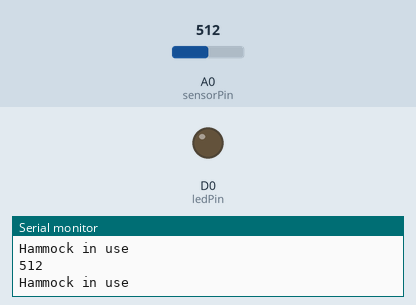
Recording of a sketch running on a simulated ESP8266 (NodeMCU). Shown: output pins drawn as LEDs (lit = HIGH), the last lines printed to the serial monitor. The test bench sets the inputs (shaded band); at power-on: A0 (sensorPin) = 512. WiFi joins after 1.5 s; servers stay silent unless stated; no MQTT or app messages arrive unless stated.

Above: at 3.2 s.
3.3 s: A0 (sensorPin) set to 306
At 4.6 s:
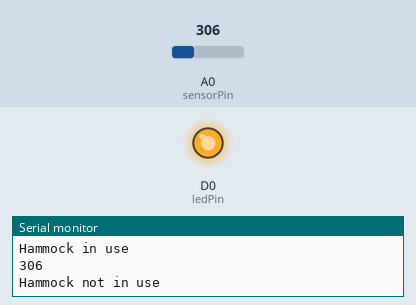
6.5 s: A0 (sensorPin) set to 62
At 9.3 s:
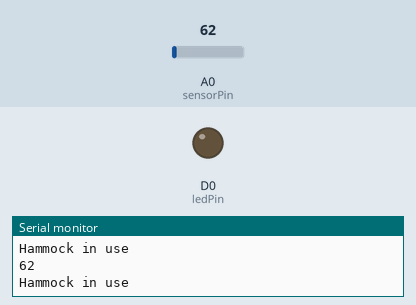
9.6 s: A0 (sensorPin) set to 52
At 10.4 s:
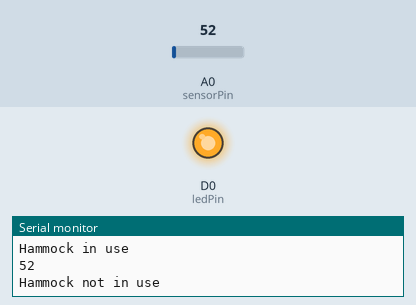
11.6 s: A0 (sensorPin) set to 122
At 12.7 s:
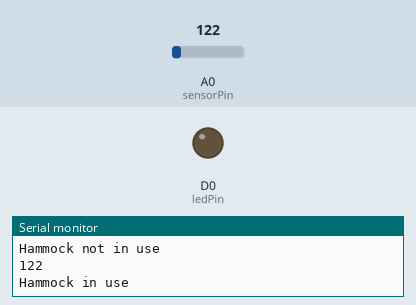
Timing chart, 0 to 14.6 s (numbered marks = the images above; inputs shaded):
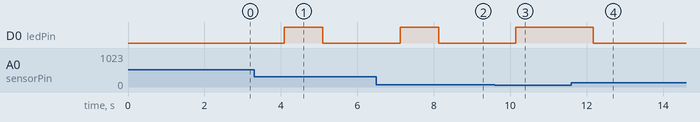

The sketch:

hammock_1.ino
```cpp
#include <ESP8266WiFi.h>
#include <MQTTClient.h>

int sensorPin = A0;    // Sensor connected to analog pin A0
int ledPin =  D0;
int before = 0;
int sensor = 0;

const char *ssid = "T-Mobile Broadband08";
const char *pass = "21485008";

WiFiClient net;
MQTTClient client;

void connect(); // <- predefine connect() for setup()

void setup(){

  Serial.begin(9600);

  // initialize the LED pin as an output:
  pinMode(ledPin, OUTPUT);
  // initialize the pushbutton pin as an input:
  pinMode(sensorPin, INPUT);

  WiFi.begin(ssid, pass);
  client.begin("192.168.0.142", net); // IP address of my laptop, may change everytime. Or better, the mqtt server can go here.

  connect();

  sensor = analogRead(sensorPin);
  before = sensor;
}

void connect() {
  Serial.print("checking wifi...");
  while (WiFi.status() != WL_CONNECTED) {
    Serial.print(".");
    delay(1000);
  }

  Serial.print("\nconnecting...");
  while (!client.connect("arduino", "try", "try")) {
    Serial.print(".");
    delay(1000);
  }

  Serial.println("\nconnected!");

  client.subscribe("hammock");
  // client.unsubscribe("/example");
}

void loop()
{
  client.loop();
  delay(10); // <- fixes some issues with WiFi stability

  // read the voltage from the voltage divider (sensor plus resistor)
  sensor = analogRead(sensorPin);
  Serial.println(sensor);
  if( sensor >= before && sensor > 56){
    client.publish("hammock", "1");
    Serial.println("Hammock in use");
    digitalWrite(ledPin, LOW);

  } else{
    client.publish("hammock", "0");
    Serial.println("Hammock not in use");
    before=sensor;
    digitalWrite(ledPin, HIGH);

  }
  // pause before taking the next reading
  delay(1000);
}

void messageReceived(String topic, String payload, char * bytes, unsigned int length) {
  Serial.print("incoming: ");
  Serial.print(topic);
  Serial.print(" - ");
  Serial.print(payload);
  Serial.println();
}
```

Measured:
- the behaviour switches between 57 and 56 on A0 (sensorPin) (found by bisection; images 2 and 3)
- after the input at 3.3 s, D0 (ledPin): LOW → HIGH after 0.79 s, → LOW 1.0 s later
- after the input at 6.5 s, D0 (ledPin): LOW → HIGH after 0.62 s, → LOW 1.0 s later
- after the input at 9.6 s, D0 (ledPin): LOW → HIGH after 0.55 s
- after the input at 11.6 s, D0 (ledPin): HIGH → LOW after 0.57 s
